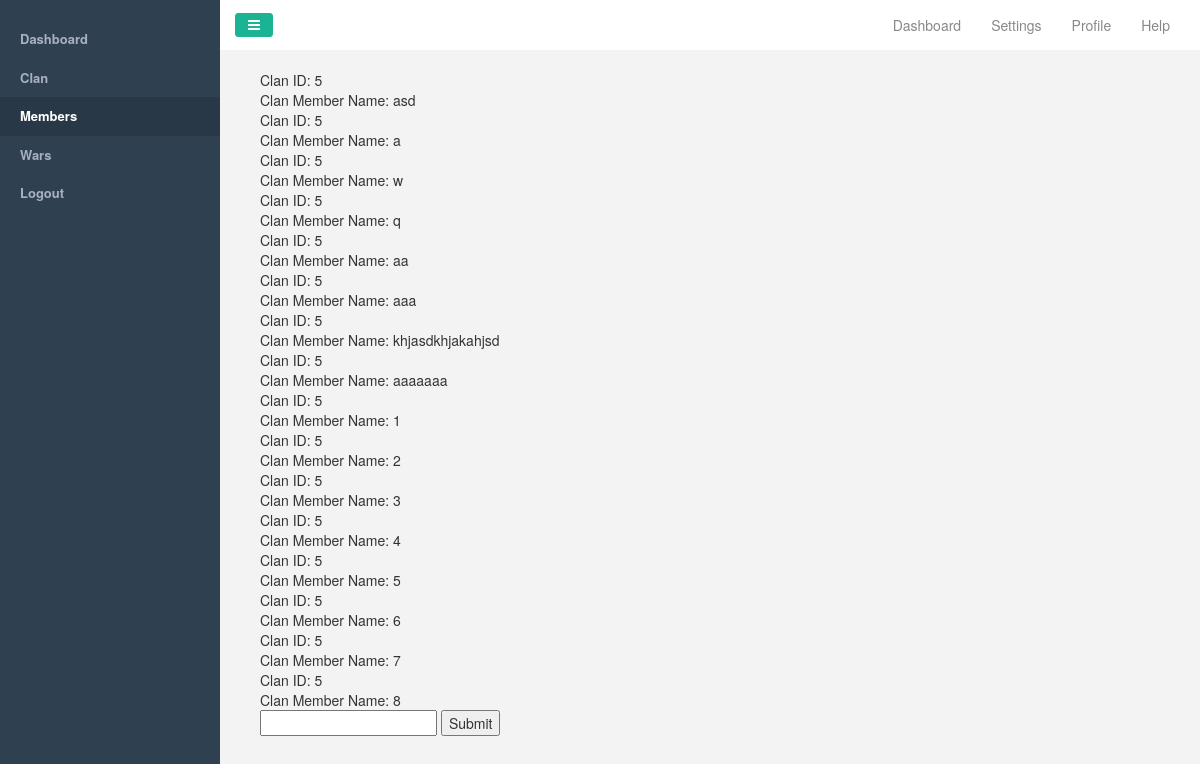
Page /members (signed in) on the committed database.
### tables this page shows
CREATE TABLE IF NOT EXISTS `member` (
  `id` int(11) NOT NULL AUTO_INCREMENT,
  `clan_id` int(11) NOT NULL,
  `name` varchar(50) NOT NULL,
  PRIMARY KEY (`id`),
  KEY `clan_id` (`clan_id`)
);

### members.php (the view, shortened to what this page needs)
<?php require($_SERVER['DOCUMENT_ROOT']."/wartracker/templatestart.php"); ?>
<?php
	$query = "SELECT id FROM clan WHERE user_id = :user_id";
	$query_params = array(':user_id' => $_SESSION['user']['id']);
	$stmt = $db->prepare($query);
	$stmt->execute($query_params);
	$row = $stmt->fetch();
	$clan_id = $row['id'];
	$query = "SELECT clan_id, name FROM member WHERE clan_id = :clan_id";
	$query_params = array(':clan_id'=>$clan_id);
	$stmt = $db->prepare($query);
	$stmt->execute($query_params);
	$row = $stmt->fetchAll();
	foreach ($row as $member) {
		echo 'Clan ID: '.$member['clan_id'];
		echo '<br>';
		echo 'Clan Member Name: '.$member['name'];
		echo '<br>';
	}
?>
<form action="members" method="post">
	<input type="text" name="name"></input>
	<input type="submit"></input>
</form>
<?php require($_SERVER['DOCUMENT_ROOT']."/wartracker/templatestop.php"); ?>

### css/custom.css (style rules this page uses)
body { font-family: "open sans", "Helvetica Neue", Helvetica,Arial, sans-serif; }
@media (min-width: 768px) { body { position: relative; margin-left: 220px; padding-top: 0; } }

### rows in the picture
member: clan "5", name "asd"
member: clan "5", name "a"
member: clan "5", name "w"
member: clan "5", name "q"
member: clan "5", name "aa"
member: clan "5", name "aaa"
member: clan "5", name "khjasdkhjakahjsd"
member: clan "5", name "aaaaaaa"
member: clan "5", name "1"
member: clan "5", name "2"
member: clan "5", name "3"
member: clan "5", name "4"
member: clan "5", name "5"
member: clan "5", name "6"
member: clan "5", name "7"
member: clan "5", name "8"
